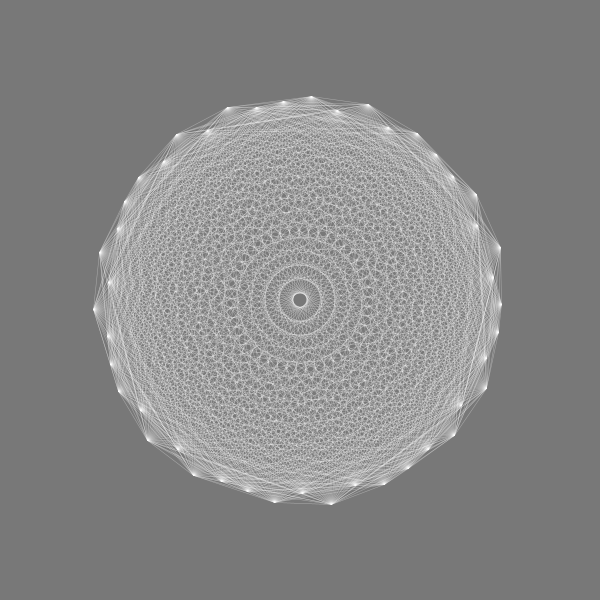
Frame 1 (no input)
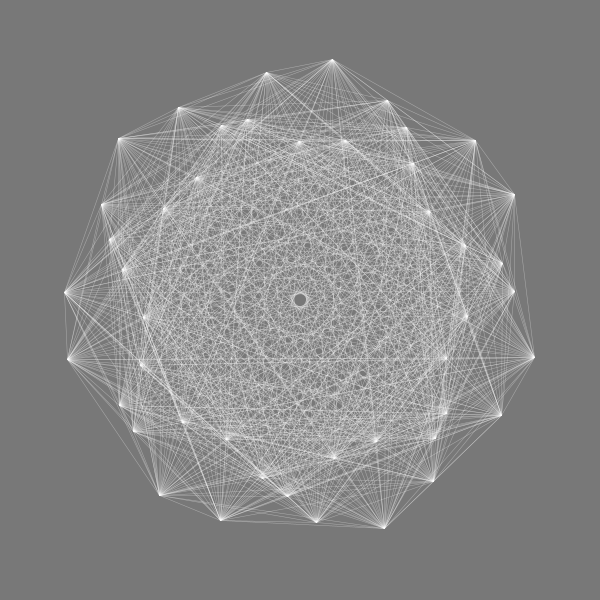
Frame 60 (the mouse pressed at the canvas centre just before this capture)
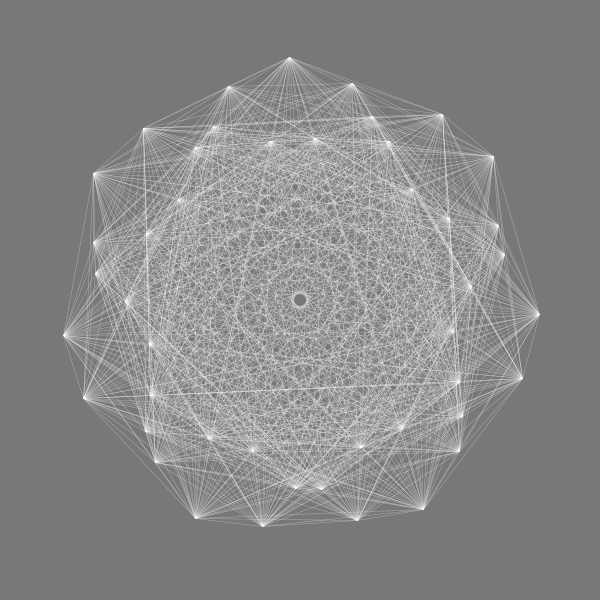
Frame 120 (the mouse held since frame 60 and released just before this capture)

The Processing sketch that drew these frames (run headless with seeded random() and noise(); from frame 60 on, the mouse is pressed at the canvas centre):

// Processing sketch: processing_134029
// ── processing_134029.pde

Circle[] circles;
int numCircles = 45;
int maxDistance;
float dia = 400;
float angle = 0;
float move = 0;
float counter;
float moveDist;
float expandSpeed = 0.16;


void setup() {
  size(600, 600);
  smooth();
  
  // create an array and fill it with circles
  circles = new Circle[numCircles];
  
}

void draw() {
  // clear background
  background(120);
  
  counter++;
  if(moveDist > 1.4 && expandSpeed > 0){
    expandSpeed=expandSpeed*(-1);
  }
  else if(moveDist < 0.01&& expandSpeed < 0){
    expandSpeed=expandSpeed*(-1);
  }
  moveDist=moveDist+expandSpeed;
  //println( moveDist + "  " + expandSpeed );
  
  for (int i=0; i< numCircles; i++) {
    
    float waveAngle = map(i,0,numCircles,0,TWO_PI*19);
    float angle = map(i,0,numCircles,0,TWO_PI);
    float waveOffset = moveDist*sin(waveAngle)*numCircles;
    float circleOffx = cos(angle+counter)*((dia/2)+waveOffset);
    float circleOffy = sin(angle+counter)*((dia/2)+waveOffset);

    
    for(int j=0; j<6; j++)
    {
    circles[i] = new Circle(300+circleOffx,300+circleOffy, 50); 
  }}
  
  // update and display the circles
  for (int i=0; i< numCircles; i++) {
    circles[i].update(); 
    circles[i].display();
    
    if(move>0 && move<100){
    move = move+.3;
    }
    else {
      move = move-.3;
    }
    
  }

  // define maximum distance
  maxDistance = mouseX;
  
  // look of the lines
  stroke(255, 100);
  strokeWeight(0.5);

  for (int i=0; i< numCircles; i++) {
    // compare circle to other circles
    for (int j=i+1; j< numCircles; j++) {
      // draw line if distance is below 'maxDistance'
      
        line(circles[i].x, circles[i].y, circles[j].x, circles[j].y);
      
    }
  }
}

class Circle {
  float x, y, dia;

  Circle(float x, float y, float dia) {
    this.x =x;
    this.y =y;
    this.dia = dia;
  }

  void update() {
    // code for movement here
    // this is just some random displacement
    x = x;
    y = y;
    //move = move +1;
  }

  void display() {
    // code for drawing the circles
   point(x, y);
  }
}
